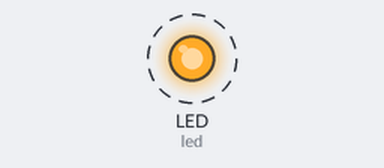
A program run on a simulated CircuitPython board. On the bench: output pins drawn as LEDs (lit = HIGH). Dashed ring = blinking. What the program prints to the serial console is not drawn. At 5.0 s the program ends and the board releases its pins; the recording ends there.

Above: at 0.12 s.
Timing chart, 0 to 3.0 s (numbered marks = the images above):
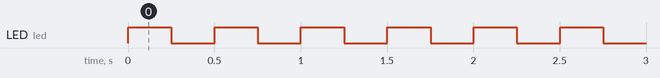

The program:

Week2-LED_blink.py
```python
# Example of blinking the built-in LED for Desert Media Art
# Michael Ang
# 2022-09-07

# Uses code from Adafruit
# https://learn.adafruit.com/adafruit-feather-m4-express-atsamd51/creating-and-editing-code

print('Hello Desert Media Art 20222!!!!')
print("Let's blink!!!!!")

import board
import digitalio   # Gives us access to the pins
import time

print("It is now " + str(time.monotonic()))

# print('The basic LED is attached to pin ' + str(board.LED))

# This variable gives us access to the hardware pin
led = digitalio.DigitalInOut(board.LED)

# Set the LED pin as an output so we can turn it on/off
led.direction = digitalio.Direction.OUTPUT

# Record the starting time
startTime = time.monotonic()

# How long to blink for (seconds)
secondsToBlink = 5

print("Starting to blink")
while (time.monotonic() - startTime) < secondsToBlink:
    led.value = True
    time.sleep(0.5 / 2)
    led.value = False
    time.sleep(0.5 / 2)
    print("  time - %.1f" % time.monotonic())

print("All done")
```

Measured:
- by itself, LED (led): alternates HIGH for 0.25 s and LOW for 0.25 s
